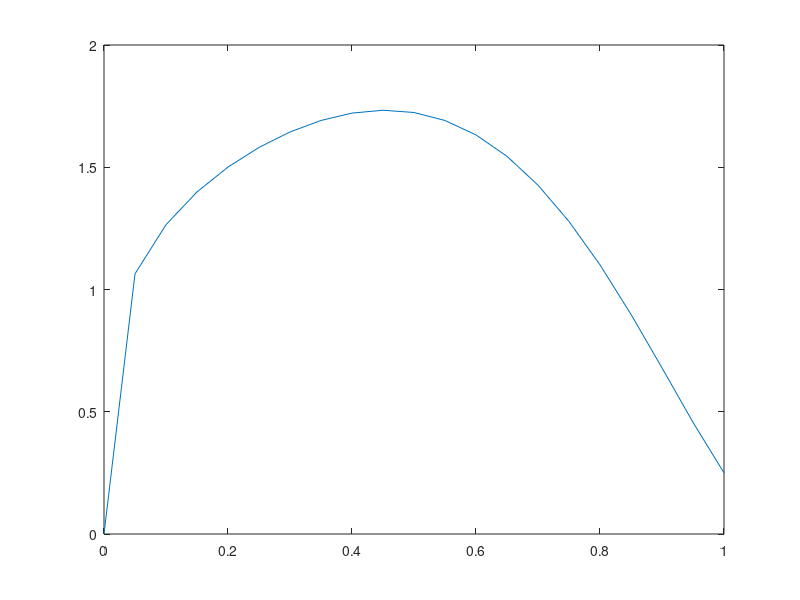

Reproduce this figure in MATLAB.

for alpha = 0.25
    i = 1;
    for t = 0:0.05:1
        true_solution(i) = t^8 - 3*t^(4+alpha/2)+9/4*t^alpha;
        i = i +1;
    end
    time = 0:0.05:1;
    plot(time, true_solution);
    hold on
end